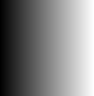
<?xml version="1.0" encoding="UTF-8"?>
<ui version="4.0">
 <class>Form</class>
 <widget class="QWidget" name="Form">
  <property name="geometry">
   <rect>
    <x>0</x>
    <y>0</y>
    <width>94</width>
    <height>96</height>
   </rect>
  </property>
  <property name="minimumSize">
   <size>
    <width>94</width>
    <height>96</height>
   </size>
  </property>
  <property name="maximumSize">
   <size>
    <width>94</width>
    <height>96</height>
   </size>
  </property>
  <property name="windowTitle">
   <string>Form</string>
  </property>
  <property name="styleSheet">
   <string notr="true">background-color: qlineargradient(spread:pad, x1:0, y1:0, x2:1, y2:0, stop:0 rgba(0, 0, 0, 255), stop:1 rgba(255, 255, 255, 255));</string>
  </property>
 </widget>
 <resources/>
 <connections/>
</ui>
